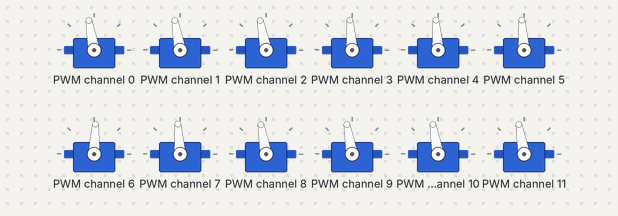
This program was run on a simulated Raspberry Pi (BCM pin numbers). On the bench: 12 × servo. One TCP client connects 1 s after the port opens and stays connected; servo angles are drawn from the pulse width (0.5 ms = 0°, 2.5 ms = 180°); threads take turns every 2 ms; files that are not in the repository are absent; the clock reads 2024-03-15 10:24:30 at power-on unless the program sets it; what the program prints to the terminal is not drawn.

Above: at 0.1 s.
Timing chart, 0 to 1.6 s (numbered marks = the images above):
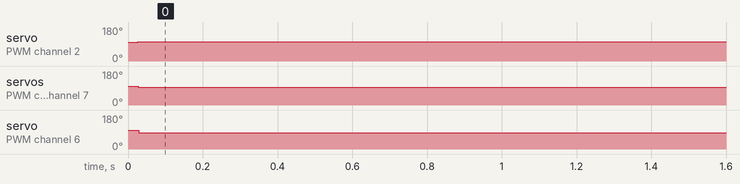

Measured:
- by itself, servo on PWM channel 2: 100° → 101° at 0.03 s
- by itself, servo on PWM channel 3–5, servo on PWM channel 7: 100° → 94° at 0.03 s
- by itself, servo on PWM channel 6: 100° → 87° at 0.03 s

The program:

main.py
```python
# systemctl start main.service
# systemctl stop main.service
# systemctl status main.service
# journalctl -u main.service -f

import time
from math import *
from PID import *
import smbus2
from serveur import *
from fusions_capteurs import FusionsCapteurs
from fusions_commandes import FusionCommandes


myi2cbus = smbus2.SMBus(1) # Initialisation du bus I2C


capteurs = FusionsCapteurs(myi2cbus)

commandes = FusionCommandes(myi2cbus)


etat = 0


PID_ = {"Kp":0, "Ki":0, "Kd":0, "sample_time":0, "filtre_derivee":0, "saturation":0}
recv_donnee = {"alt":0, "angle":0, "etas_alt":0, "etas_angle":0, "etas_pos":0, "PID_alt":PID_.copy(), "PID_angle":PID_.copy(), "c":"", "offset_alt":0, "x":0, "y":0, "amp":0}
send_donnee = {"=alt":78, "=angle":0, "=alt_cons":0, "=angle_cons":0, "=alt_force":0, "=angle_force":0, "=x":1, "=y":2, "=x_fix":0, "=y_fix":0, "=angle_fix":0}
# le "=" permet de dire que c'est une donnée que peut être mis sur un graphique


serveur = Serveur(recv_donnee, send_donnee)
serveur.start()


PID_alt = PID(50, 0, 100, 50, 0.2, 40)
PID_lacet = PID(1, 0, 3, 50, 0.2, 40)

PID_x = PID(15, 0.0, 0, 50, 1, 30)
PID_y = PID(15, 0.0, 0, 50, 1, 30)

commandes.zeros()
commande_x = 0
commande_y = 0
commande_angle = 0
commande_z = 0


stab_time = 5

lacet_consigne = 0

recv_donnee["amp"] = 30
recv_donnee["alt"] = PID_alt.consigne
recv_donnee["angle"] = lacet_consigne
recv_donnee["x"] = PID_x.consigne
recv_donnee["y"] = PID_y.consigne
recv_donnee["PID_alt"] = PID_alt.getPIDJson()
recv_donnee["PID_angle"] = PID_lacet.getPIDJson()
recv_donnee["PID_pos"] = PID_x.getPIDJson()


delta_time_out = 1

time_out = delta_time_out

i = 0
old_t = time.time()
runing = True
try:
    while runing:
        t = time.time()
        dt = t - old_t
        old_t = t

        if serveur.new_data:
            serveur.new_data = False
            PID_alt.consigne = recv_donnee["alt"]
            print("altitude consigne : ", PID_alt.consigne)
            lacet_consigne = recv_donnee["angle"]
            PID_x.consigne = recv_donnee["x"]
            PID_y.consigne = recv_donnee["y"]

            PID_alt.setPIDJson(recv_donnee["PID_alt"])
            PID_lacet.setPIDJson(recv_donnee["PID_angle"])
            PID_x.setPIDJson(recv_donnee["PID_pos"])
            PID_y.setPIDJson(recv_donnee["PID_pos"])
            print(serveur.new_data_type)


            PID_alt.etat = recv_donnee["etas_alt"]
            PID_lacet.etat = recv_donnee["etas_angle"]
            PID_x.etat = recv_donnee["etas_pos"]
            PID_y.etat = recv_donnee["etas_pos"]


            serveur.new_data_type = []

        capteurs.update(dt)

        relative_lacet = capteurs.relative_lacet(lacet_consigne)

        purcent_lacet = PID_lacet.update(relative_lacet, dt)
        purcent_alt = PID_alt.update(capteurs.z, dt)
        print("altitude : ", capteurs.z, " consigne : ", PID_alt.consigne, " force : ", purcent_alt)

        purcent_x = PID_x.update(capteurs.x, dt)
        purcent_y = PID_y.update(capteurs.y, dt)


        send_donnee["=alt"] = capteurs.z
        send_donnee["=angle"] = relative_lacet

        send_donnee["=alt_cons"] = PID_alt.consigne
        send_donnee["=angle_cons"] = lacet_consigne % 360

        send_donnee["=alt_force"] = purcent_alt
        send_donnee["=angle_force"] = purcent_lacet

        send_donnee["=x"] = capteurs.x
        send_donnee["=y"] = capteurs.y
        send_donnee["=x_cons"] = PID_x.consigne
        send_donnee["=y_cons"] = PID_y.consigne
        send_donnee["=x_force"] = purcent_x
        send_donnee["=y_force"] = purcent_y
        serveur.new_donnee = True


        if recv_donnee["c"]:
            amp = recv_donnee["amp"]
            commande_x = 0
            commande_y = 0
            commande_angle = 0
            commande_z = 0
            match recv_donnee["c"]:

                case "z":
                    commande_x = -amp

                case "s":
                    commande_x = amp

                case "q":
                    commande_y = amp

                case "d":
                    commande_y = -amp

                case "a":
                    commande_angle = -amp

                case "e":
                    commande_angle = amp

                case "Shift_L":
                    commande_z = amp


                case "Control_L":
                    commande_z = -amp

                case "r":
                    commande_x = 0
                    commande_y = 0
                    commande_angle = 0
                    commande_z = 0
            time_out = delta_time_out
            recv_donnee["c"] = ""


        time_out -= dt

        if time_out <= 0:
            time_out = 0
            commande_x = 0
            commande_y = 0
            commande_angle = 0
            commande_z = 0


        commandes.setAltitude(purcent_alt + recv_donnee["offset_alt"] + commande_z)#* PID_alt.etat + commande_z)
        #print(purcent_alt + recv_donnee["offset_alt"] * PID_alt.etat + commande_z)
        commandes.setAngle(-purcent_lacet + commande_angle)
        commandes.setX( commande_x)
        commandes.setY(commande_y)


except KeyboardInterrupt:
    commandes.zeros()
    capteurs.Stop()
    serveur.Stop()
    print("FIN programme")

    
```

PID.py
```python
import filtres_2025 as filtre

# Kp : gain P
# Ki : gain I
# Kd : gain D
# sat : saturation (dans notre cas c'est 100)
# sample_time : ecart de temps entre chaque update de l'asservicement (environ 0.02 et 0.1)


class PID:
    def __init__(self, Kp, Ki, Kd, sample_time, fc, sat):
        self.Kp, self.Ki, self.Kd, self.sat, self.sample_time = Kp, Ki, Kd, sat, sample_time

        self.ret = 0            # valeur retourné par le block asservicement
        self.consigne = 0       # conssigne
        self.sum = 0            # intégrale
        self.old_erreur = None     # utilisé pour la dérivée

        self.dt_update = 0      # delta T entre chaque execution de l'asservicement
        self.derive_filtre = 0  # filtre pass-bas pour filtrer la dérivée

        self.Corr_Kp, self.Corr_Ki, self.Corr_Kd = 0, 0, 0
        self.mes = 0
        self.filtre_derive = filtre.PasseBas_ordre_1(fc)

        self.etat = True

    def __str__(self):
        return str(round(self.ret, 3)) + "\t" + \
                str(round(self.Corr_Kp, 3)) + "\t" + \
                str(round(self.Corr_Ki, 3)) + "\t" + \
                str(round(self.Corr_Kd, 3)) + "\t" + \
                str(round(self.mes, 3)) + "\t" + \
                str(round(self.derive_filtre, 3))

    def update(self, mes, dt):

        if not self.etat:
            pass
        #return 0

        self.dt_update += dt
        self.mes = mes
        if self.dt_update < 1.0/self.sample_time:
            return self.ret

        erreur = self.consigne - mes

        self.Corr_Kp = self.Kp * erreur


        self.sum += erreur * self.dt_update
        if self.Ki != 0:
            if self.sum > self.sat/self.Ki: self.sum = self.sat / self.Ki        #  saturation du correcteur i
            elif self.sum < -self.sat/self.Ki: self.sum = -self.sat / self.Ki

        self.Corr_Ki = self.Ki * self.sum


        if self.old_erreur == None: self.old_erreur = erreur
        derive = (erreur - self.old_erreur) / self.dt_update
        self.old_erreur = erreur

        self.derive_filtre = self.filtre_derive.filtre1(derive, self.dt_update)    #  filtrage de la dérivée


        self.Corr_Kd = self.Kd * self.derive_filtre


        self.ret = self.Corr_Kp + self.Corr_Ki + self.Corr_Kd


        if self.ret > self.sat: self.ret = self.sat    #  saturation de tout les correcteurs
        elif self.ret < -self.sat: self.ret = -self.sat

        self.dt_update = 0
        return self.ret


    def setPIDJson(self, json_data):
        self.Kp = json_data["Kp"]
        self.Ki = json_data["Ki"]
        self.Kd = json_data["Kd"]
        self.sample_time = json_data["sample_time"]
        self.filtre_derive.fc = json_data["filtre_derivee"]
        self.sat = json_data["saturation"]
        #print("setPIDJson: ",self.sat)


    def getPIDJson(self):
        json_data = {}
        json_data["Kp"] = self.Kp
        json_data["Ki"] = self.Ki
        json_data["Kd"] = self.Kd
        json_data["sample_time"] = self.sample_time
        json_data["filtre_derivee"] = self.filtre_derive.fc
        json_data["saturation"] = self.sat
        return json_data
```

serveur.py
```python
import threading
import socket
import time

class Serveur(threading.Thread):
    def __init__(self, recv_donnee, send_donnee):
        super().__init__()
        adresse_socket = ("", 8081)
        self.socket_serveur = socket.socket(socket.AF_INET, socket.SOCK_STREAM)
        self.socket_serveur.setsockopt(socket.SOL_SOCKET, socket.SO_REUSEADDR, 1)
        self.socket_serveur.bind(adresse_socket)
        self.socket_serveur.listen(1)
        self.recv_donnee = recv_donnee
        self.recv_donnee.keys()
        self.send_donnee = send_donnee
        self.buffer = ""
        self.client = None
        self.t0 = time.time()
        self.send_delta_T = 0.05
        self.running_send_donnee = False
        self.new_data = True    # savoir quand le serveur à de nouvelle
        self.new_donnee = True   # savoir quand le Cobra à de nouvelle donnee à envoyer
        self.new_data_type = []
        self.running = True

    def run(self):
        while self.running:
            print("en attente d'un client...")
            self.client, client_addr = self.socket_serveur.accept()
            print("client connecté : " + str(client_addr))
            self.t0 = time.time()
            self.running_send_donnee = True
            thread_send = threading.Thread(target=self.sendDonnee)
            thread_send.start()
            while self.running:
                try: data = self.client.recv(1024)
                except: break
                if not data: break
                data = data.decode("utf-8")

                self.buffer += data

                while len(self.buffer) > 0:
                    indice_begin_tram = self.buffer.find("$")
                    indice_end_tram = self.buffer.find("§")

                    if indice_begin_tram == -1:
                        self.buffer = ""
                        break

                    if indice_end_tram == -1:
                        break

                    if indice_begin_tram > indice_end_tram:
                        self.buffer = self.buffer[indice_begin_tram:]
                        continue

                    trame = self.buffer[indice_begin_tram + 1:indice_end_tram]
                    self.buffer = self.buffer[indice_end_tram:]

                    for key in self.recv_donnee.keys():
                        if key in trame[:len(key)]:
                            if key[:3] == "PID":
                                PID_param_list = trame[len(key)+1:].split(";")
                                i = 0
                                for key_PID in self.recv_donnee[key].keys():
                                    self.recv_donnee[key][key_PID] = float(PID_param_list[i])
                                    i += 1
                                    print(self.recv_donnee[key][key_PID])
                                self.new_data_type.append(trame[:len(key)])
                            elif key[:1] == "c":
                                self.recv_donnee[key] = trame[len(key)+1:]
                                print(self.recv_donnee[key])
                                self.new_data_type.append(trame[:len(key)])
                            else:
                                self.recv_donnee[key] = float(trame[len(key)+1:])
                                print(self.recv_donnee[key])
                                self.new_data_type.append(trame[:len(key)])
                    self.new_data = True
            self.running_send_donnee = False
            thread_send.join()
            print("client déco !!!")


    def sendDonnee(self):
        while self.running_send_donnee:
            time.sleep(self.send_delta_T)

            while not self.new_donnee: pass
            self.new_donnee = False


            data = "t:" + str(round(time.time() - self.t0, 2)) + ";"

            for key, value in self.send_donnee.items():
                data += str(key) + ":" + str(round(value, 6)) + ";"

            s = "$" + data[:-1] + "§"
            try: self.client.sendall(s.encode("utf-8"))
            except:
                print("flux non envoyer")
                break


    def Stop(self):
        self.running = False
        self.running_send_donnee = False
```

fusions_capteurs.py
```python
# Remplace l'ancienne FusionsCapteurs
# La fusion (LiDAR + caméras + Kalman) est maintenant faite dans main.py
# Ce fichier ne fait que lire le fichier /tmp/pose.json
# Interface identique à l'ancienne version - aucun changement dans le main asservissement

import json
from math import cos, sin, pi

FICHIER_POSE = "/tmp/pose.json"


class FusionsCapteurs:
    def __init__(self, myi2cbus):
        # myi2cbus gardé pour compatibilité - pas utilisé ici
        # car la lecture des capteurs est faite dans main.py (localisation)
        self.bus = myi2cbus

        self.x = 0
        self.y = 0
        self.z = 0
        self.lacet = 0    # en degrés

    def update(self, dt):
        # lit le fichier de pose partagé écrit par main.py
        try:
            with open(FICHIER_POSE, "r") as f:
                pose = json.load(f)
            self.x = pose["x"]
            self.y = pose["y"]
            self.z = pose["z"]
            self.lacet = pose["yaw"] * 180 / pi    # converti en degrés
        except (FileNotFoundError, json.JSONDecodeError):
            pass    # garde les anciennes valeurs si pose pas dispo

    def Stop(self):
        # rien à arrêter ici, main.py tourne séparément
        pass

    def RepTags_to_RepCobra(self, X0, Y0):
        # changement de repère - identique à l'original
        X1 = (X0 - self.x) * cos(self.lacet * pi/180) + (Y0 - self.y) * sin(self.lacet * pi/180)
        Y1 = (Y0 - self.y) * cos(self.lacet * pi/180) - (X0 - self.x) * sin(self.lacet * pi/180)
        return (X1, Y1)

    def relative_lacet(self, lacet_consigne):
        # identique à l'original
        return (self.lacet - (lacet_consigne % 360) + 180) % 360 - 180
```

fusions_commandes.py
```python
import cobra_pca9685_v12_COBRAQUAGE as pca9685 #nom du fichier global


class FusionCommandes:
    def __init__(self, i2cbus):


        myPCA9685 = pca9685.PCA9685(i2cbus) # Initialisation du générateur de PWM

        self.brushless = {}
        self.brushless["d"] = pca9685.brushless(myPCA9685,5)
        self.brushless["g"] = pca9685.brushless(myPCA9685,4)
        self.brushless["zg"] = pca9685.brushless(myPCA9685,7) #nouvelle version zg
        self.brushless["av"] = pca9685.brushless(myPCA9685,6)
        self.brushless["ar"] = pca9685.brushless(myPCA9685,2)
        self.brushless["zd"] = pca9685.brushless(myPCA9685,3)

        self.x = 0
        self.y = 0
        self.altitude = 0
        self.lacet = 0
        self.roulis = 0


        self.zeros()


    def update(self):

        self.roulis = self.y * 0

        self.brushless["zg"].cmd_vit_pourcent(-self.altitude + self.roulis)
        self.brushless["zd"].cmd_vit_pourcent(-self.altitude - self.roulis)


        self.brushless["g"].cmd_vit_pourcent(-self.x)
        self.brushless["d"].cmd_vit_pourcent(1.4*self.x)

        self.brushless["av"].cmd_vit_pourcent(self.lacet - self.y-10)
        self.brushless["ar"].cmd_vit_pourcent(self.lacet + self.y+5)


    def setAltitude(self, v):
        self.altitude = min(max(v, -100), 100)
        self.update()

    def setAngle(self, v):
        self.lacet = min(max(v, -100), 100)
        self.update()

    def setX(self, v):
        self.x = min(max(v, -100), 100)
        self.update()

    def setY(self, v):
        self.y = min(max(v, -100), 100)
        self.update()

    def setRoulis(self, v):
        self.roulis = min(max(v, -100), 100)
        self.update()


    def zeros(self):
        self.x = 0
        self.y = 0
        self.altitude = 0
        self.lacet = 0
        self.roulis = 0
        self.update()
```

filtres_2025.py
```python
from math import *

# simple filtre passe bas d'ordre 1 avec la fréquence de coupure "fc"
# utilisé notament pour la dérivée du PID

class PasseBas_ordre_1:
    def __init__(self, fc):

        self.fc = fc
        self.s = None


    def filtre1(self, e, dt):
        if self.s == None: self.s = e

        if self.fc:
            tau = 1 / (2 * pi * self.fc)

        alpha = dt / (tau + dt)

        self.s = self.s + alpha * (e - self.s)

        return self.s
```

Source omitted: a_pca9685_v12_COBRAQUAGE.py (9316 bytes)
